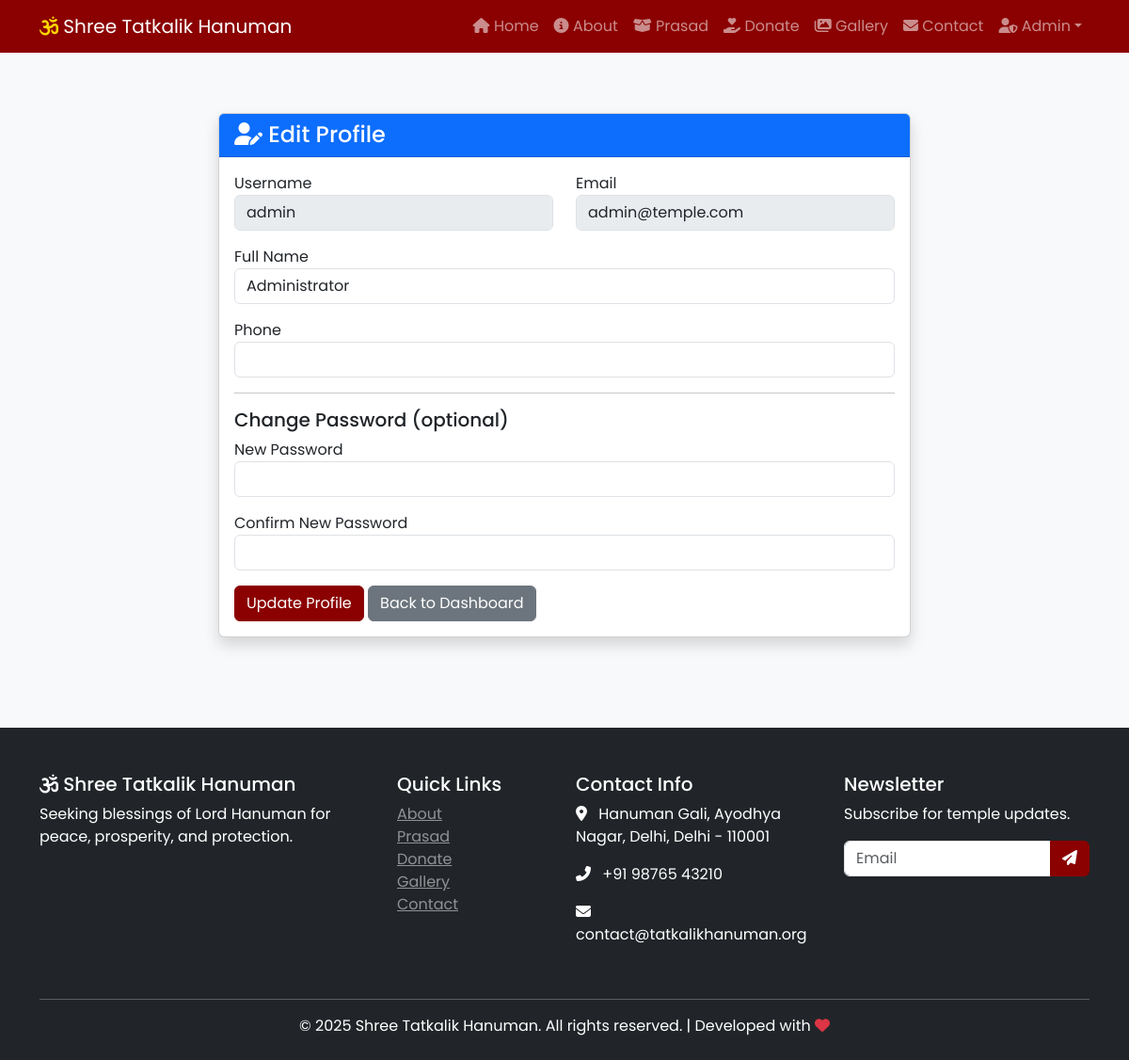
The page /profile (signed in) on the database its author committed.
### app.py (models this page shows, shortened)
class User(UserMixin, db.Model):
    id = db.Column(db.Integer, primary_key=True)
    username = db.Column(db.String(80), unique=True, nullable=False)
    email = db.Column(db.String(120), unique=True, nullable=False)
    password_hash = db.Column(db.String(200), nullable=False)
    full_name = db.Column(db.String(100))
    phone = db.Column(db.String(20))
    role = db.Column(db.String(20), default='user')  # 'admin', 'user', 'darshan_manager'
    created_at = db.Column(db.DateTime, default=lambda: datetime.now(timezone.utc))
    bookings = db.relationship('PrasadBooking', backref='user', lazy=True)
    donations = db.relationship('Donation', backref='user', lazy=True)
    @property
    def is_admin(self):
        return self.role == 'admin'

class SiteSettings(db.Model):
    id = db.Column(db.Integer, primary_key=True)
    about_visible = db.Column(db.Boolean, default=True)
    prasad_visible = db.Column(db.Boolean, default=True)
    donation_visible = db.Column(db.Boolean, default=True)
    gallery_visible = db.Column(db.Boolean, default=True)
    contact_visible = db.Column(db.Boolean, default=True)
    phone_primary = db.Column(db.String(20), default='+91 98765 43210')
    phone_secondary = db.Column(db.String(20), default='')
    email_primary = db.Column(db.String(120), default='contact@tatkalikhanuman.org')
    email_secondary = db.Column(db.String(120), default='')
    address_line1 = db.Column(db.String(200), default='Hanuman Gali')
    address_line2 = db.Column(db.String(200), default='Ayodhya Nagar')
    city = db.Column(db.String(100), default='Delhi')
    state = db.Column(db.String(100), default='Delhi')
    pincode = db.Column(db.String(10), default='110001')
    google_maps_embed = db.Column(db.Text, default='')
    upi_id = db.Column(db.String(100), default='temple@ybl')
    upi_qr_filename = db.Column(db.String(200), default='')
    bank_name = db.Column(db.String(100), default='State Bank of India')
    bank_account_name = db.Column(db.String(200), default='Shree Tatkalik Hanuman Trust')
    bank_account_number = db.Column(db.String(50), default='123456789012')
    bank_ifsc = db.Column(db.String(20), default='SBIN0001234')
    bank_branch = db.Column(db.String(100), default='Main Branch')
    facebook_url = db.Column(db.String(200), default='#')
    instagram_url = db.Column(db.String(200), default='#')
    youtube_url = db.Column(db.String(200), default='#')
    twitter_url = db.Column(db.String(200), default='')
    morning_open = db.Column(db.String(10), default='06:00')
    morning_close = db.Column(db.String(10), default='12:00')
    evening_open = db.Column(db.String(10), default='16:00')
    evening_close = db.Column(db.String(10), default='21:00')
    mangala_aarti = db.Column(db.String(10), default='06:30')
    bhog_aarti = db.Column(db.String(10), default='12:30')
    sandhya_aarti = db.Column(db.String(10), default='19:00')
    shayan_aarti = db.Column(db.String(10), default='21:00')
    updated_at = db.Column(db.DateTime, default=lambda: datetime.now(timezone.utc), onupdate=lambda: datetime.now(timezone.utc))
    @staticmethod
    def get_settings():
        settings = SiteSettings.query.first()
        if not settings:
            settings = SiteSettings()
            db.session.add(settings)
            db.session.commit()
        return settings

### app.py (the view, shortened to what this page needs)
@app.route('/profile', methods=['GET', 'POST'])
@login_required
def profile():
    return render_template('profile.html')

### app.py (called while the page is built)
@login_manager.user_loader
def load_user(user_id):
    return User.query.get(int(user_id))

@app.context_processor
def inject_globals():
    try:
        settings = SiteSettings.get_settings()
    except:
        settings = None
    return {
        'settings': settings,
        'get_today_darshan': DailyDarshan.get_today_darshan,
        'now': lambda: datetime.now(timezone.utc)
    }

### templates/profile.html (shortened to what this page needs)
{% extends "base.html" %}
{% block content %}
<div class="container py-5">
    <div class="row justify-content-center">
        <div class="col-md-8">
            <div class="card shadow">
                <div class="card-header bg-primary text-white">
                    <h4 class="mb-0"><i class="fas fa-user-edit"></i> Edit Profile</h4>
                </div>
                <div class="card-body">
                    <form method="POST">
                        <div class="row">
                            <div class="col-md-6 mb-3">
                                <label>Username</label>
                                <input type="text" class="form-control" value="{{ current_user.username }}" disabled>
                            </div>
                            <div class="col-md-6 mb-3">
                                <label>Email</label>
                                <input type="email" class="form-control" value="{{ current_user.email }}" disabled>
                            </div>
                        </div>
                        <div class="mb-3">
                            <label>Full Name</label>
                            <input type="text" name="full_name" class="form-control" value="{{ current_user.full_name or '' }}">
                        </div>
                        <div class="mb-3">
                            <label>Phone</label>
                            <input type="tel" name="phone" class="form-control" value="{{ current_user.phone or '' }}">
                        </div>
                        <hr>
                        <h5>Change Password (optional)</h5>
                        <div class="mb-3">
                            <label>New Password</label>
                            <input type="password" name="new_password" class="form-control">
                        </div>
                        <div class="mb-3">
                            <label>Confirm New Password</label>
                            <input type="password" name="confirm_new_password" class="form-control">
                        </div>
                        <button type="submit" class="btn btn-primary">Update Profile</button>
                        <a href="{{ url_for('user_dashboard') }}" class="btn btn-secondary">Back to Dashboard</a>
                    </form>
                </div>
            </div>
        </div>
    </div>
</div>
{% endblock %}

### templates/base.html (shortened to what this page needs)
<!DOCTYPE html>
<html lang="en">
<head>
    <link href="https://cdn.jsdelivr.net/npm/bootstrap@5.3.0/dist/css/bootstrap.min.css" rel="stylesheet">
    <link rel="stylesheet" href="https://cdnjs.cloudflare.com/ajax/libs/font-awesome/6.4.0/css/all.min.css">
    <link rel="stylesheet" href="{{ url_for('static', filename='css/style.css') }}">
    <link rel="stylesheet" href="{{ url_for('static', filename='css/preloader.css') }}">
</head>
<body>
    <nav class="navbar navbar-expand-lg navbar-dark bg-maroon sticky-top">
        <div class="container">
            <a class="navbar-brand" href="{{ url_for('home') }}">
                <i class="fas fa-om"></i> Shree Tatkalik Hanuman
            </a>
            <div class="collapse navbar-collapse" id="navbarNav">
                <ul class="navbar-nav ms-auto">
                    <li class="nav-item"><a class="nav-link {% if request.endpoint == 'home' %}active{% endif %}" href="{{ url_for('home') }}"><i class="fas fa-home"></i> Home</a></li>
                    {% if settings.about_visible %}
                    <li class="nav-item"><a class="nav-link {% if request.endpoint == 'about' %}active{% endif %}" href="{{ url_for('about') }}"><i class="fas fa-info-circle"></i> About</a></li>
                    {% endif %}
                    {% if settings.prasad_visible %}
                    <li class="nav-item"><a class="nav-link {% if request.endpoint == 'prasad_booking' %}active{% endif %}" href="{{ url_for('prasad_booking') }}"><i class="fas fa-box-open"></i> Prasad</a></li>
                    {% endif %}
                    {% if settings.donation_visible %}
                    <li class="nav-item"><a class="nav-link {% if request.endpoint == 'donation' %}active{% endif %}" href="{{ url_for('donation') }}"><i class="fas fa-hand-holding-heart"></i> Donate</a></li>
                    {% endif %}
                    {% if settings.gallery_visible %}
                    <li class="nav-item"><a class="nav-link {% if request.endpoint == 'gallery' %}active{% endif %}" href="{{ url_for('gallery') }}"><i class="fas fa-images"></i> Gallery</a></li>
                    {% endif %}
                    {% if settings.contact_visible %}
                    <li class="nav-item"><a class="nav-link {% if request.endpoint == 'contact' %}active{% endif %}" href="{{ url_for('contact') }}"><i class="fas fa-envelope"></i> Contact</a></li>
                    {% endif %}
                    {% if current_user.is_authenticated %}
                        {% if current_user.is_admin %}
                        <li class="nav-item dropdown">
                            <a class="nav-link dropdown-toggle" href="#" role="button" data-bs-toggle="dropdown"><i class="fas fa-user-shield"></i> Admin</a>
                        </li>
                        {% endif %}
                    {% else %}
                        <li class="nav-item"><a class="nav-link" href="{{ url_for('user_login') }}"><i class="fas fa-sign-in-alt"></i> Login</a></li>
                        <li class="nav-item"><a class="nav-link" href="{{ url_for('register') }}"><i class="fas fa-user-plus"></i> Register</a></li>
                    {% endif %}
                </ul>
            </div>
        </div>
    </nav>
    <main>
        {% block content %}{% endblock %}
    </main>
    {% block footer %}
    <footer class="bg-dark text-white pt-5 pb-4 mt-5">
        <div class="container">
            <div class="row">
                <div class="col-md-4 mb-4">
                    <h5><i class="fas fa-om"></i> Shree Tatkalik Hanuman</h5>
                    <p>Seeking blessings of Lord Hanuman for peace, prosperity, and protection.</p>
                </div>
                <div class="col-md-2 mb-4">
                    <h5>Quick Links</h5>
                    <ul class="list-unstyled">
                        {% if settings.about_visible %}<li><a href="{{ url_for('about') }}" class="text-white-50">About</a></li>{% endif %}
                        {% if settings.prasad_visible %}<li><a href="{{ url_for('prasad_booking') }}" class="text-white-50">Prasad</a></li>{% endif %}
                        {% if settings.donation_visible %}<li><a href="{{ url_for('donation') }}" class="text-white-50">Donate</a></li>{% endif %}
                        {% if settings.gallery_visible %}<li><a href="{{ url_for('gallery') }}" class="text-white-50">Gallery</a></li>{% endif %}
                        {% if settings.contact_visible %}<li><a href="{{ url_for('contact') }}" class="text-white-50">Contact</a></li>{% endif %}
                    </ul>
                </div>
                <div class="col-md-3 mb-4">
                    <h5>Contact Info</h5>
                    <p><i class="fas fa-map-marker-alt me-2"></i>
                        {{ settings.address_line1 }}{% if settings.address_line2 %}, {{ settings.address_line2 }}{% endif %},
                        {{ settings.city }}, {{ settings.state }} - {{ settings.pincode }}
                    </p>
                    <p><i class="fas fa-phone-alt me-2"></i> {{ settings.phone_primary }}</p>
                    <p><i class="fas fa-envelope me-2"></i> {{ settings.email_primary }}</p>
                </div>
                <div class="col-md-3 mb-4">
                    <h5>Newsletter</h5>
                    <p>Subscribe for temple updates.</p>
                    <div class="input-group">
                        <input type="email" class="form-control" placeholder="Email">
                        <button class="btn btn-primary" type="button"><i class="fas fa-paper-plane"></i></button>
                    </div>
                </div>
            </div>
            <hr class="bg-secondary">
            <div class="text-center">
                <p class="mb-0">&copy; 2025 Shree Tatkalik Hanuman. All rights reserved. | Developed with <i class="fas fa-heart text-danger"></i></p>
            </div>
        </div>
    </footer>
    {% endblock %}
</body>
</html>

### static/css/style.css (style rules this page uses)
body { font-family: 'Poppins', sans-serif; background-color: #f8f9fa; }
.bg-maroon { background-color: #8B0000 !important; }
.navbar-brand i { color: #ffd700; }
.btn-primary { background-color: #8B0000; border-color: #8B0000; }

### rows shown on the page
User: username "admin", email "admin@temple.com", full_name "Administrator"
SiteSettings: address_line1 "Hanuman Gali", address_line2 "Ayodhya Nagar", city "Delhi", state "Delhi", pincode "110001", phone_primary "+91 98765 43210", email_primary "contact@tatkalikhanuman.org"
